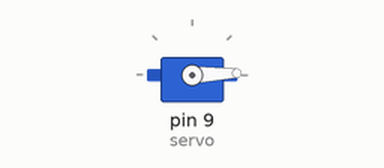
This sketch was run on a simulated Arduino Uno, built with avr-gcc and run on an emulated ATmega328P. On the bench: servo.

Above: at 0.05 s.
At 1.75 s:
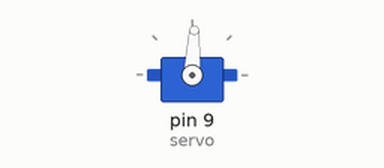
At 3.45 s:
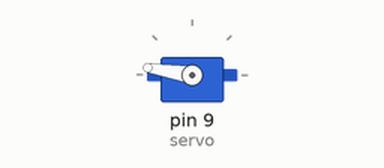
At 6.9 s:
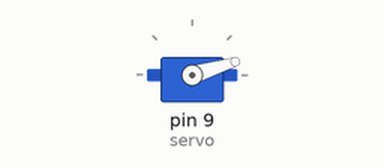
Timing chart, 0 to 9.4 s (numbered marks = the images above):
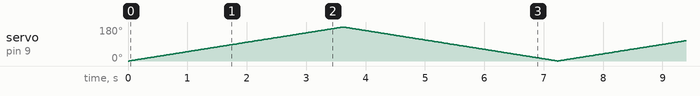

The sketch:

lab6-1.ino
```cpp
// C++ code
#include <Servo.h>
Servo servo;
// power to 5v
// ground to gnd
// signal to pin num
int angle = 0;

void setup()
{
  servo.attach(9);
}

void loop()
{
  for(angle = 0; angle < 180; angle++)
  {
    servo.write(angle);
    delay(20);
  }

  for(angle = 180; angle > 0; angle--)
  {
    servo.write(angle);
    delay(20);
  }
}
```
